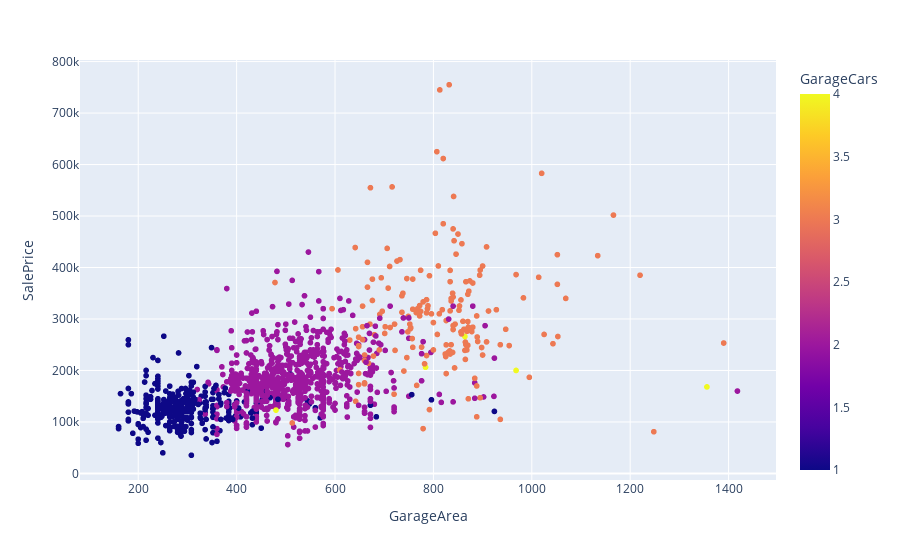

Source (notebook cell):
### Markdown cell above
# Garage Variables

### Code cell
fig = px.scatter(train[train['GarageCars'] > 0], x="GarageArea", y="SalePrice", color='GarageCars')
fig.show()

### Figure 1 — Plotly figure (JSON) as saved in the notebook; plotly's stock layout.template omitted (floating-point values rounded to 4 significant figures; data arrays with more than 128 entries replaced by an {"elided": "..."} marker saying what was removed)
{"data": [{"hovertemplate": "GarageArea=%{x}<br>SalePrice=%{y}<br>GarageCars=%{marker.color}<extra></extra>", "legendgroup": "", "marker": {"color": {"elided": "1379 int values"}, "coloraxis": "coloraxis", "symbol": "circle"}, "mode": "markers", "name": "", "showlegend": false, "type": "scattergl", "x": {"elided": "1379 int values"}, "xaxis": "x", "y": {"elided": "1379 int values"}, "yaxis": "y"}], "layout": {"coloraxis": {"colorbar": {"title": {"text": "GarageCars"}}, "colorscale": [[0, "#0d0887"], [0.1111, "#46039f"], [0.2222, "#7201a8"], [0.3333, "#9c179e"], [0.4444, "#bd3786"], [0.5556, "#d8576b"], [0.6667, "#ed7953"], [0.7778, "#fb9f3a"], [0.8889, "#fdca26"], [1, "#f0f921"]]}, "legend": {"tracegroupgap": 0}, "margin": {"t": 60}, "xaxis": {"anchor": "y", "domain": [0, 1], "title": {"text": "GarageArea"}}, "yaxis": {"anchor": "x", "domain": [0, 1], "title": {"text": "SalePrice"}}}}
